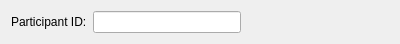
<?xml version="1.0" encoding="UTF-8"?>
<ui version="4.0">
 <class>BarcodeWidget</class>
 <widget class="QWidget" name="BarcodeWidget">
  <property name="geometry">
   <rect>
    <x>0</x>
    <y>0</y>
    <width>400</width>
    <height>43</height>
   </rect>
  </property>
  <property name="windowTitle">
   <string>Form</string>
  </property>
  <layout class="QHBoxLayout" name="horizontalLayout">
   <item>
    <widget class="QLabel" name="idLabel">
     <property name="text">
      <string>Participant ID:</string>
     </property>
     <property name="buddy">
      <cstring>barcodeLineEdit</cstring>
     </property>
    </widget>
   </item>
   <item>
    <widget class="QLineEdit" name="barcodeLineEdit">
     <property name="baseSize">
      <size>
       <width>0</width>
       <height>0</height>
      </size>
     </property>
     <property name="clearButtonEnabled">
      <bool>true</bool>
     </property>
    </widget>
   </item>
   <item>
    <spacer name="horizontalSpacer">
     <property name="orientation">
      <enum>Qt::Horizontal</enum>
     </property>
     <property name="sizeHint" stdset="0">
      <size>
       <width>80</width>
       <height>20</height>
      </size>
     </property>
    </spacer>
   </item>
  </layout>
 </widget>
 <resources/>
 <connections/>
</ui>
